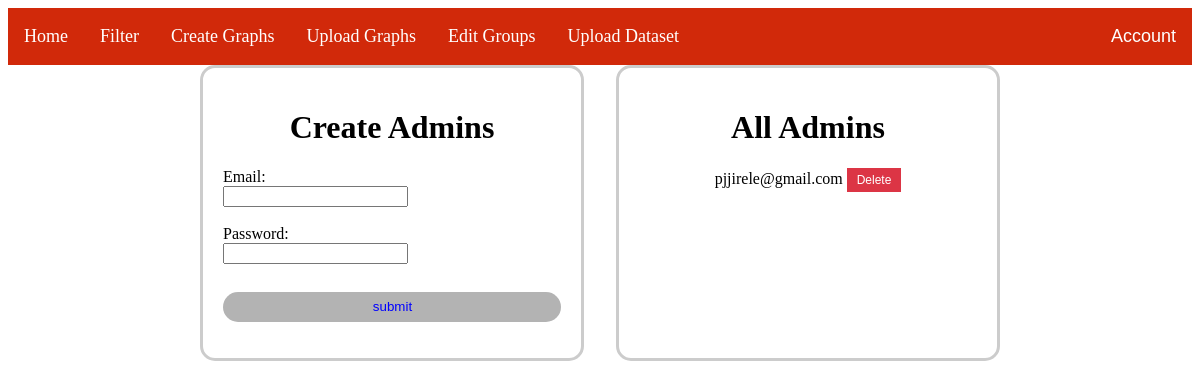
The page /createAdmin (signed in) on the database as committed earlier.
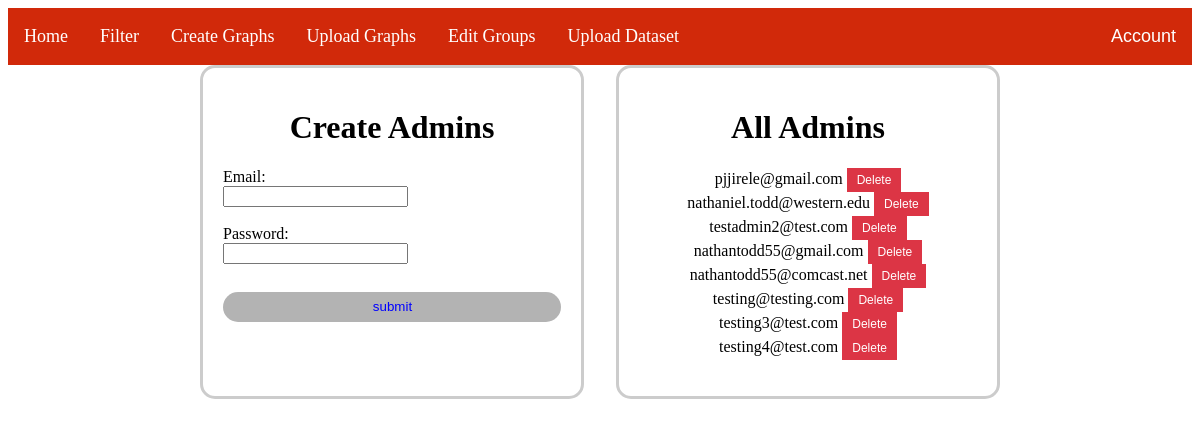
The same page on the database as committed later.
### main.py (models this page shows, shortened)
class User(UserMixin, db.Model):
    id = db.Column(db.Integer, primary_key=True)
    email = db.Column(db.String(50), nullable=False)
    password = db.Column(db.String(50), nullable=False)
    admin = db.Column(db.Boolean, default=False, nullable=False)
    authenticated = db.Column(db.Boolean, default=False)

### main.py (the view, shortened to what this page needs)
@app.route('/createAdmin', methods=['GET', 'POST'])
@login_required
def create():
    admins = User.query.filter(User.admin != 1).all()
    return render_template('createAdmin.html', admins=admins)

### main.py (called while the page is built)
@login_manager.user_loader
def load_user(uid):
    return User.query.get(uid)

### templates/createAdmin.html (shortened to what this page needs)
{% extends "base.html" %}
{% block content %}
<body>
<div class="create-form-container">
    <div class="create-admin">
        <h1>Create Admins</h1>
        <form action="/createAdmin" method="POST" class="createForm">
            Email: <input type="input" name="email"> <br>
            Password: <input type="input" name="pWord"> <br>
            <input class='submit' type="submit" value="submit">
        </form>
    </div>
    <div class="admin-list">
        <h1>All Admins</h1>
        <blockquote class="admin-list-quote">
            {% for admin in admins %}
                <div class="admin-container" data-admin-id="{{ admin.id }}">
                    <span class="admin-email">{{ admin.email }}</span>
                    <button class="delete-button">Delete</button>
                </div>
            {% endfor %}
        </blockquote>
    </div>
</div>
</body>
{% endblock %}

Rows that differ between the two databases and show on the page:
added User: email "nathaniel.todd@western.edu"
added User: email "testadmin2@test.com"
added User: email "nathantodd55@gmail.com"
added User: email "nathantodd55@comcast.net"
added User: email "testing@testing.com"
added User: email "testing3@test.com"
added User: email "testing4@test.com"
